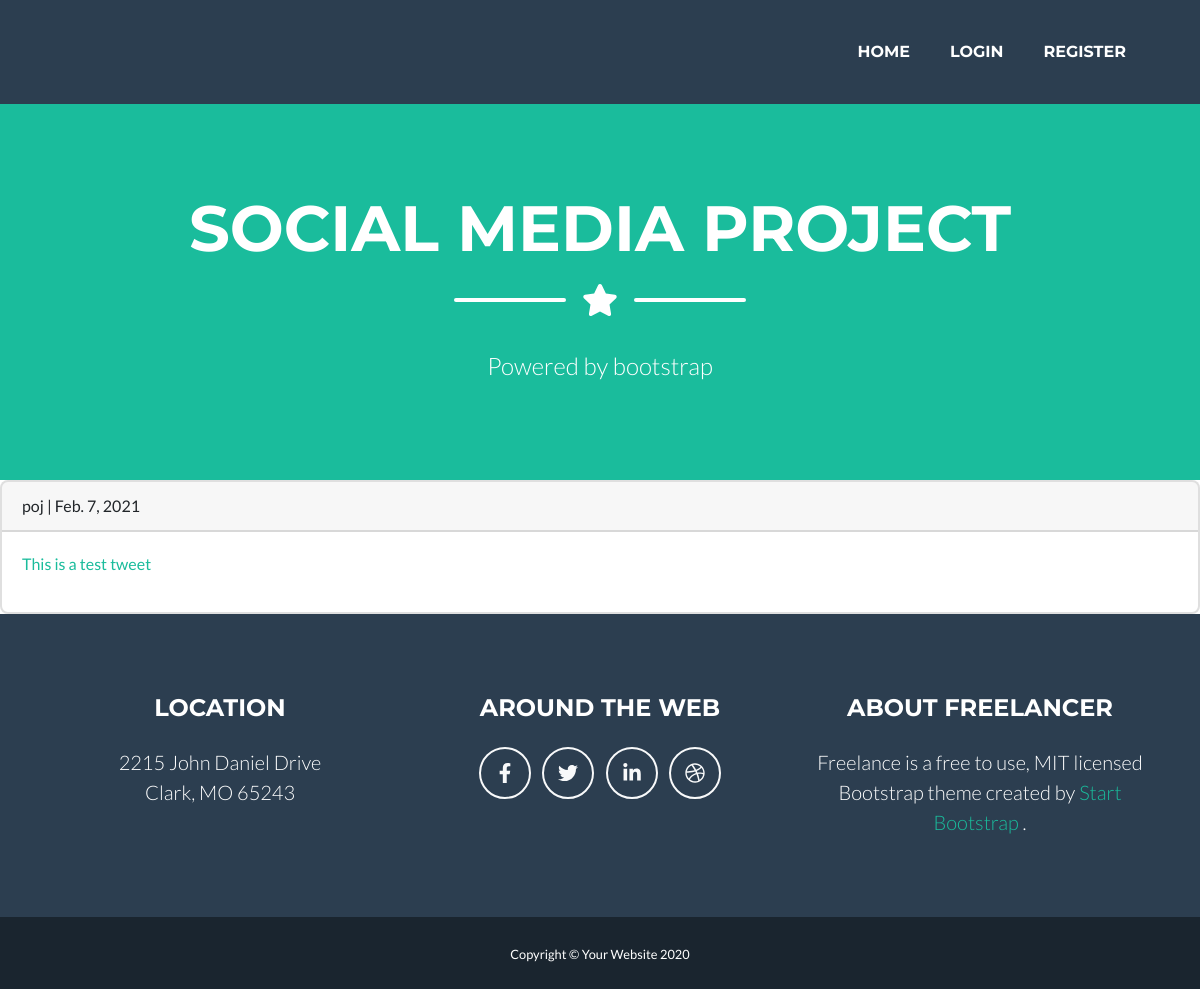
The app's page /, older data.
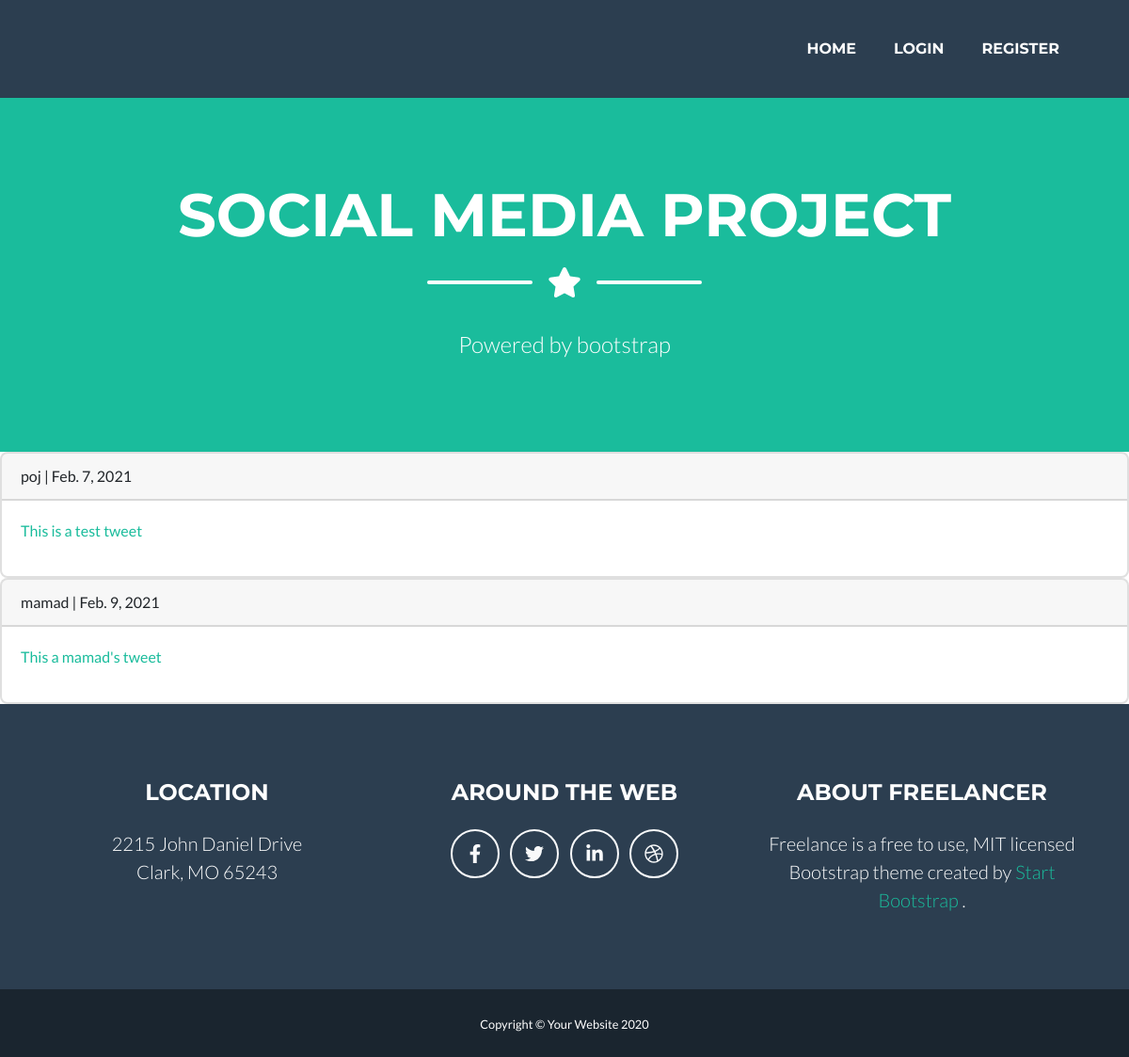
The same page, newer data.
### posts/models.py (models this page shows, shortened)
class Post (models.Model):
    user = models.ForeignKey(User, on_delete=models.CASCADE)
    body = models.TextField(max_length = 400)
    slug = models.SlugField(max_length = 20)
    created = models.DateTimeField(auto_now_add=True)
    def get_absolute_url(self):
        return reverse('posts:post_detail', args=[self.created.year,
         self.created.month,
          self.created.day,
           self.slug])

### posts/views.py (the view)
# urls.py: path('', views.all_posts, name = 'all_posts'),
def all_posts(request):
    posts = Post.objects.all()
    return render(request, 'posts/all_posts.html', {'posts':posts})

### posts/templates/posts/all_posts.html
{% extends 'index.html' %}
{% block content %}
    {% for post in posts %}
        <div class="card">
            <p class="card-header">{{post.user}} | {{post.created|date}}</p>
            <p class="card-body"> <a href="{{ post.get_absolute_url }}"> {{post.body}}</a></p>
        </div>
    {% endfor %}
{% endblock %}

Row changes from the older to the newer data that the page shows:
added Post: user "mamad", created "Feb. 9, 2021", body "This a mamad's tweet"
